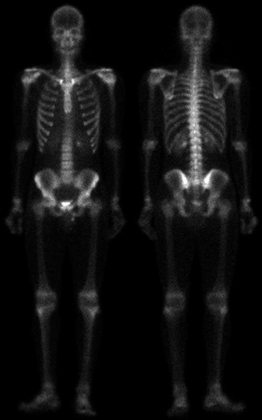
%> input picture MATLAB/images/bone.tif, 262 x 420 px, shrunk from 500 x 800 before the run
$ octave brightnessTest.m   (GNU Octave 9; MATLAB toolbox functions it lacks are replaced by stand-ins)
%> lines starting %> are read from the running program, lines starting %| are printed output that depends on the picture
%> further down, I is the input picture: size 420x262 uint8; min 0, max 255, mean 17.2
### MATLAB/brightness.m
function I = brightness(I,c)
%> called with c = -20
if length(size(I)) == 3
    I = rgb2gray(I);
end
[row,col] = size(I);
%> row = 420; col = 262

for x=1:row
    for y=1:col
        a = I(x,y);
        a = a + c;
        if(a <= 0)
            a = 0;
        end
        if ( a > 255 )
            a = 255
        end
        I(x,y) = a;
    end
end


### MATLAB/histogram.m
function h = histogram(I)
if length(size(I))== 3
    I = rgb2gray(I);
end
h=zeros(1,256);
[row,col]=size(I);

for x=1:row
   for y=1:col
       a = I(x,y);
       h(a+1)=h(a+1)+1;
   end
end
%> after the loop, h = 256 values, max 45049 at index 1, min 0 at index 221, mean 429.8

### MATLAB/brightnessTest.m
I = imread('images/bone.tif');
B = brightness(I,-20);
h1 = histogram(I);
%> h1 has the same summary as h in histogram
h2 = histogram(B);
%> h2 = 256 values, max 80933 at index 1, min 0 at index 201, mean 429.8

subplot(2,2,1);imshow(I);hold on;
subplot(2,2,2);bar(h1);hold on;
subplot(2,2,3);imshow(B);hold on;
subplot(2,2,4);bar(h2);
%> after `bar(h2)`:
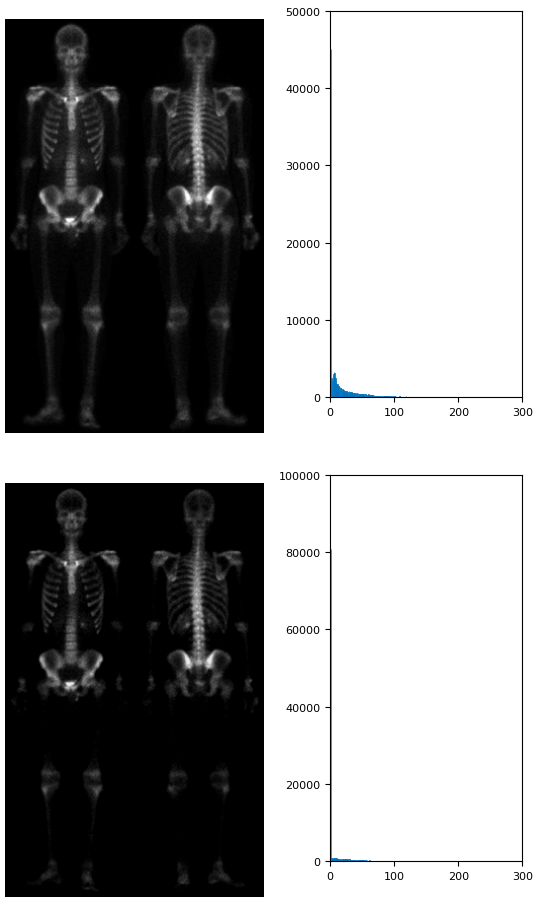
%> figure redrawn from the program's plot data, 4 panels

$ run again, with MATLAB/images/1922.tif copied over MATLAB/images/bone.tif
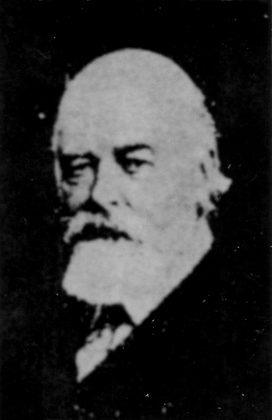
%> input picture MATLAB/images/1922.tif, 272 x 420 px, shrunk from 637 x 985 before the run
%> I is the input picture: size 420x272 uint8; min 0, max 186, mean 50
%> after the loop in histogram, `for x=1:row`: h = 256 values, max 34741 at index 1, min 0 at index 188, mean 446.2
%> h1 has the same summary as h in histogram
%> h2 = 256 values, max 76352 at index 1, min 0 at index 168, mean 446.2
%> `bar(h2)`:
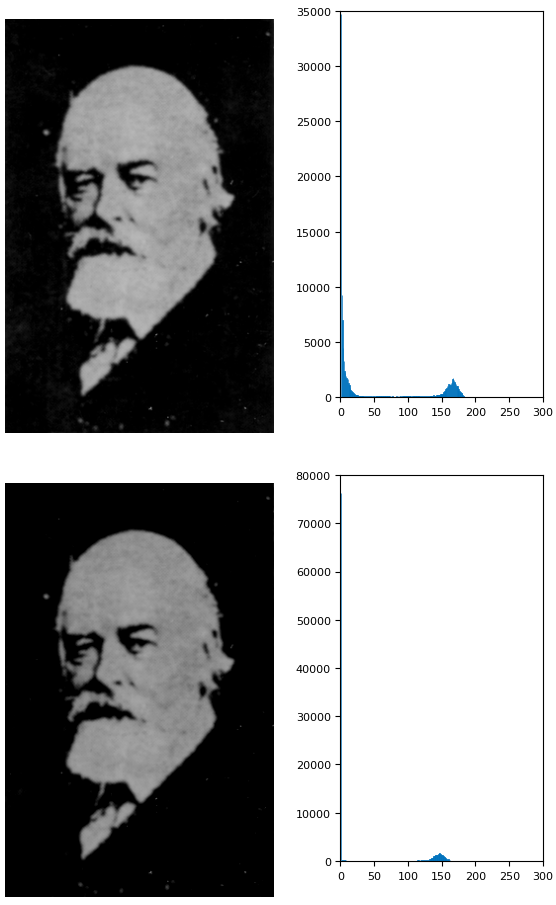
%> figure redrawn from the program's plot data, 4 panels

$ run again, with MATLAB/images/1929.tif copied over MATLAB/images/bone.tif
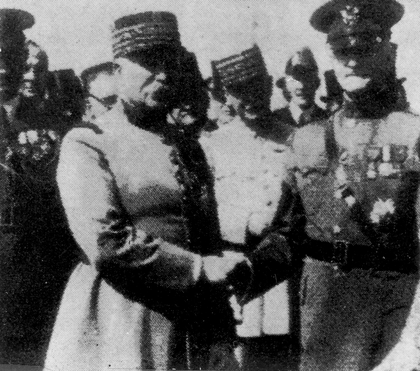
%> input picture MATLAB/images/1929.tif, 420 x 371 px, shrunk from 1525 x 1347 before the run
%> I is the input picture: size 371x420 uint8; min 0, max 235, mean 94.1
%> after the loop in histogram, `for x=1:row`: h = 256 values, max 8704 at index 1, min 0 at index 235, mean 608.7
%> h1 has the same summary as h in histogram
%> h2 = 256 values, max 32930 at index 1, min 0 at index 215, mean 608.7
%> `bar(h2)`:
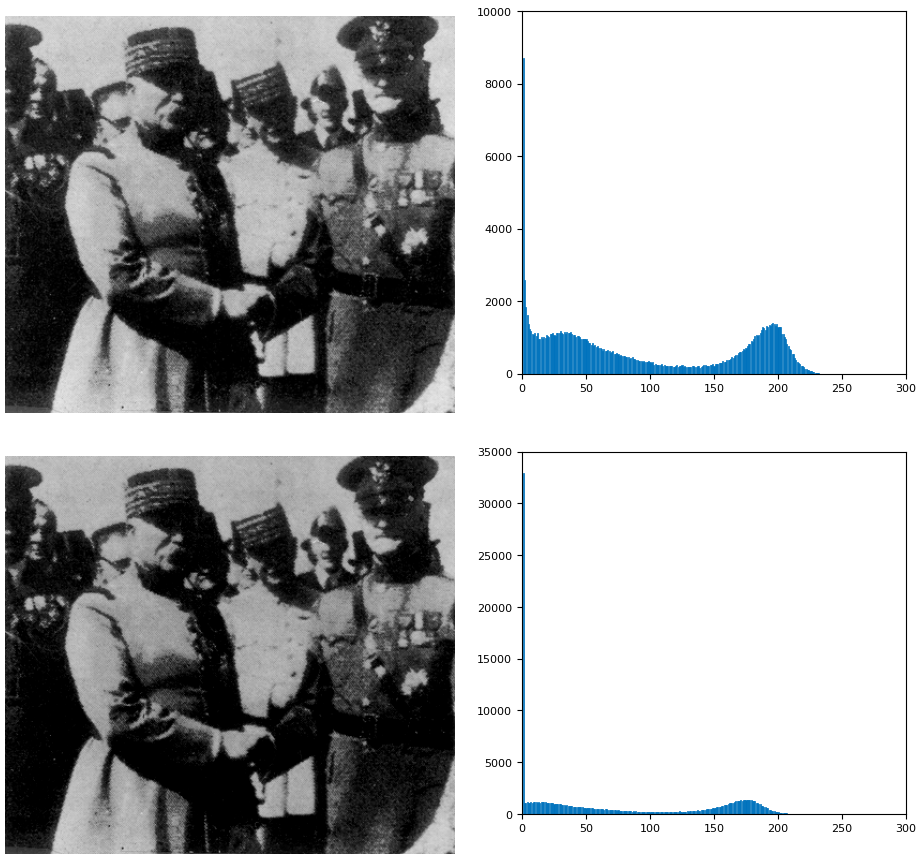
%> figure redrawn from the program's plot data, 4 panels
